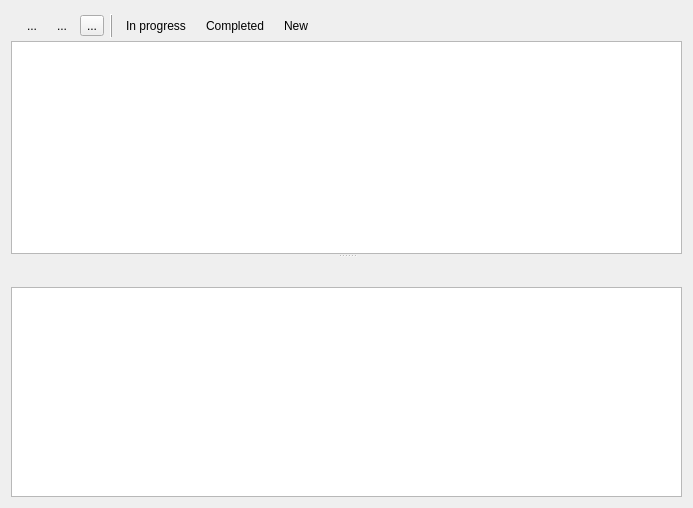
<?xml version="1.0" encoding="UTF-8"?>
<ui version="4.0">
 <class>transfers_widget</class>
 <widget class="QWidget" name="transfers_widget">
  <property name="geometry">
   <rect>
    <x>0</x>
    <y>0</y>
    <width>693</width>
    <height>508</height>
   </rect>
  </property>
  <property name="windowTitle">
   <string>Form</string>
  </property>
  <layout class="QVBoxLayout" name="verticalLayout">
   <item>
    <widget class="QSplitter" name="splitter">
     <property name="orientation">
      <enum>Qt::Vertical</enum>
     </property>
     <widget class="QWidget" name="layoutWidget">
      <layout class="QVBoxLayout" name="verticalLayout_4">
       <property name="spacing">
        <number>0</number>
       </property>
       <item>
        <widget class="QFrame" name="transfersBar_2">
         <property name="frameShape">
          <enum>QFrame::NoFrame</enum>
         </property>
         <property name="frameShadow">
          <enum>QFrame::Raised</enum>
         </property>
         <layout class="QHBoxLayout" name="horizontalLayout_4">
          <property name="spacing">
           <number>6</number>
          </property>
          <property name="leftMargin">
           <number>9</number>
          </property>
          <property name="topMargin">
           <number>3</number>
          </property>
          <property name="rightMargin">
           <number>9</number>
          </property>
          <property name="bottomMargin">
           <number>3</number>
          </property>
          <item>
           <widget class="QToolButton" name="startTransfersBtn_2">
            <property name="maximumSize">
             <size>
              <width>24</width>
              <height>24</height>
             </size>
            </property>
            <property name="text">
             <string>...</string>
            </property>
            <property name="icon">
             <iconset resource="../icons.qrc">
              <normaloff>:/icons/NavigateForward.ico</normaloff>:/icons/NavigateForward.ico</iconset>
            </property>
            <property name="autoRaise">
             <bool>true</bool>
            </property>
           </widget>
          </item>
          <item>
           <widget class="QToolButton" name="pauseTransfersBtn_2">
            <property name="maximumSize">
             <size>
              <width>24</width>
              <height>24</height>
             </size>
            </property>
            <property name="text">
             <string>...</string>
            </property>
            <property name="icon">
             <iconset resource="../icons.qrc">
              <normaloff>:/icons/Pause.ico</normaloff>:/icons/Pause.ico</iconset>
            </property>
            <property name="autoRaise">
             <bool>true</bool>
            </property>
           </widget>
          </item>
          <item>
           <widget class="QToolButton" name="toolButton">
            <property name="text">
             <string>...</string>
            </property>
            <property name="icon">
             <iconset resource="../icons.qrc">
              <normaloff>:/icons/Delete.ico</normaloff>:/icons/Delete.ico</iconset>
            </property>
           </widget>
          </item>
          <item>
           <widget class="QFrame" name="frame_6">
            <property name="maximumSize">
             <size>
              <width>16777215</width>
              <height>24</height>
             </size>
            </property>
            <property name="frameShape">
             <enum>QFrame::VLine</enum>
            </property>
            <property name="frameShadow">
             <enum>QFrame::Raised</enum>
            </property>
           </widget>
          </item>
          <item>
           <widget class="QToolButton" name="downloadingBtn_2">
            <property name="minimumSize">
             <size>
              <width>0</width>
              <height>24</height>
             </size>
            </property>
            <property name="maximumSize">
             <size>
              <width>1000</width>
              <height>24</height>
             </size>
            </property>
            <property name="text">
             <string>In progress</string>
            </property>
            <property name="icon">
             <iconset resource="../icons.qrc">
              <normaloff>:/icons/transfer_list/DownloadFiles.png</normaloff>:/icons/transfer_list/DownloadFiles.png</iconset>
            </property>
            <property name="checkable">
             <bool>true</bool>
            </property>
            <property name="toolButtonStyle">
             <enum>Qt::ToolButtonTextBesideIcon</enum>
            </property>
            <property name="autoRaise">
             <bool>true</bool>
            </property>
           </widget>
          </item>
          <item>
           <widget class="QToolButton" name="completedBtn_2">
            <property name="enabled">
             <bool>true</bool>
            </property>
            <property name="maximumSize">
             <size>
              <width>16777215</width>
              <height>24</height>
             </size>
            </property>
            <property name="text">
             <string>Completed</string>
            </property>
            <property name="icon">
             <iconset resource="../icons.qrc">
              <normaloff>:/icons/catalog.png</normaloff>:/icons/catalog.png</iconset>
            </property>
            <property name="checkable">
             <bool>true</bool>
            </property>
            <property name="toolButtonStyle">
             <enum>Qt::ToolButtonTextBesideIcon</enum>
            </property>
            <property name="autoRaise">
             <bool>true</bool>
            </property>
           </widget>
          </item>
          <item>
           <widget class="QToolButton" name="waitingBtn_2">
            <property name="maximumSize">
             <size>
              <width>16777215</width>
              <height>24</height>
             </size>
            </property>
            <property name="text">
             <string>New</string>
            </property>
            <property name="icon">
             <iconset resource="../icons.qrc">
              <normaloff>:/icons/FileSharedServer.ico</normaloff>:/icons/FileSharedServer.ico</iconset>
            </property>
            <property name="checkable">
             <bool>true</bool>
            </property>
            <property name="toolButtonStyle">
             <enum>Qt::ToolButtonTextBesideIcon</enum>
            </property>
            <property name="autoRaise">
             <bool>true</bool>
            </property>
           </widget>
          </item>
          <item>
           <spacer name="horizontalSpacer_4">
            <property name="orientation">
             <enum>Qt::Horizontal</enum>
            </property>
            <property name="sizeHint" stdset="0">
             <size>
              <width>640</width>
              <height>10</height>
             </size>
            </property>
           </spacer>
          </item>
         </layout>
        </widget>
       </item>
       <item>
        <widget class="QFrame" name="transfersFrame_2">
         <property name="frameShape">
          <enum>QFrame::StyledPanel</enum>
         </property>
         <property name="frameShadow">
          <enum>QFrame::Sunken</enum>
         </property>
         <layout class="QGridLayout" name="gridLayout_15">
          <property name="margin">
           <number>0</number>
          </property>
          <property name="spacing">
           <number>0</number>
          </property>
          <item row="0" column="0">
           <widget class="QTreeView" name="trView">
            <property name="styleSheet">
             <string notr="true">border: none;</string>
            </property>
            <property name="verticalScrollMode">
             <enum>QAbstractItemView::ScrollPerPixel</enum>
            </property>
            <property name="uniformRowHeights">
             <bool>true</bool>
            </property>
           </widget>
          </item>
         </layout>
        </widget>
       </item>
      </layout>
     </widget>
     <widget class="QWidget" name="layoutWidget">
      <layout class="QVBoxLayout" name="verticalLayout_5">
       <property name="spacing">
        <number>0</number>
       </property>
       <item>
        <widget class="QFrame" name="connectionsBar_2">
         <property name="frameShape">
          <enum>QFrame::NoFrame</enum>
         </property>
         <property name="frameShadow">
          <enum>QFrame::Raised</enum>
         </property>
         <layout class="QHBoxLayout" name="horizontalLayout_5">
          <property name="leftMargin">
           <number>9</number>
          </property>
          <property name="topMargin">
           <number>3</number>
          </property>
          <property name="rightMargin">
           <number>9</number>
          </property>
          <property name="bottomMargin">
           <number>3</number>
          </property>
          <item>
           <widget class="QToolButton" name="uploadsBtn_2">
            <property name="maximumSize">
             <size>
              <width>16777215</width>
              <height>24</height>
             </size>
            </property>
            <property name="text">
             <string/>
            </property>
            <property name="icon">
             <iconset resource="../icons.qrc">
              <normaloff>:/icons/transfer_list/Upload.png</normaloff>:/icons/transfer_list/Upload.png</iconset>
            </property>
            <property name="checkable">
             <bool>true</bool>
            </property>
            <property name="toolButtonStyle">
             <enum>Qt::ToolButtonIconOnly</enum>
            </property>
            <property name="autoRaise">
             <bool>true</bool>
            </property>
           </widget>
          </item>
          <item>
           <widget class="QToolButton" name="downloadsBtn_2">
            <property name="maximumSize">
             <size>
              <width>16777215</width>
              <height>24</height>
             </size>
            </property>
            <property name="text">
             <string/>
            </property>
            <property name="icon">
             <iconset resource="../icons.qrc">
              <normaloff>:/icons/transfer_list/Download.png</normaloff>:/icons/transfer_list/Download.png</iconset>
            </property>
            <property name="checkable">
             <bool>true</bool>
            </property>
            <property name="checked">
             <bool>false</bool>
            </property>
            <property name="autoRaise">
             <bool>true</bool>
            </property>
           </widget>
          </item>
          <item>
           <spacer name="horizontalSpacer_5">
            <property name="orientation">
             <enum>Qt::Horizontal</enum>
            </property>
            <property name="sizeHint" stdset="0">
             <size>
              <width>588</width>
              <height>20</height>
             </size>
            </property>
           </spacer>
          </item>
         </layout>
        </widget>
       </item>
       <item>
        <widget class="QTreeView" name="connectionsView_2">
         <property name="verticalScrollMode">
          <enum>QAbstractItemView::ScrollPerPixel</enum>
         </property>
         <property name="uniformRowHeights">
          <bool>true</bool>
         </property>
        </widget>
       </item>
      </layout>
     </widget>
    </widget>
   </item>
  </layout>
  <action name="actionStart">
   <property name="icon">
    <iconset resource="../icons.qrc">
     <normaloff>:/icons/NavigateForward.ico</normaloff>:/icons/NavigateForward.ico</iconset>
   </property>
   <property name="text">
    <string>Start</string>
   </property>
  </action>
  <action name="actionActionPause">
   <property name="icon">
    <iconset resource="../icons.qrc">
     <normaloff>:/icons/Pause.ico</normaloff>:/icons/Pause.ico</iconset>
   </property>
   <property name="text">
    <string>actionPause</string>
   </property>
  </action>
  <action name="actionRemove">
   <property name="icon">
    <iconset resource="../icons.qrc">
     <normaloff>:/icons/Delete.ico</normaloff>:/icons/Delete.ico</iconset>
   </property>
   <property name="text">
    <string>Remove</string>
   </property>
  </action>
 </widget>
 <resources>
  <include location="../icons.qrc"/>
 </resources>
 <connections/>
</ui>
